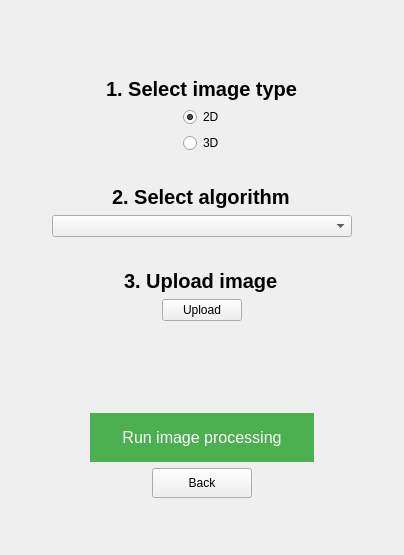
     <widget class="QWidget" name="selectConfiguration">
      <layout class="QGridLayout" name="gridLayout_3">
       <item row="9" column="1" alignment="Qt::AlignHCenter">
        <widget class="QLabel" name="uploadImageLabel">
         <property name="styleSheet">
          <string notr="true">font-weight: bold;
font-size: 20px;
margin-left:50%; 
margin-right:50%;</string>
         </property>
         <property name="text">
          <string>3. Upload image</string>
         </property>
        </widget>
       </item>
       <item row="10" column="1" alignment="Qt::AlignHCenter">
        <widget class="QPushButton" name="uploadImageButton">
         <property name="maximumSize">
          <size>
           <width>200</width>
           <height>16777215</height>
          </size>
         </property>
         <property name="text">
          <string>Upload</string>
         </property>
        </widget>
       </item>
       <item row="12" column="1" alignment="Qt::AlignHCenter">
        <widget class="QLabel" name="imagePreview">
         <property name="enabled">
          <bool>true</bool>
         </property>
         <property name="minimumSize">
          <size>
           <width>60</width>
           <height>60</height>
          </size>
         </property>
         <property name="maximumSize">
          <size>
           <width>60</width>
           <height>60</height>
          </size>
         </property>
         <property name="styleSheet">
          <string notr="true"/>
         </property>
         <property name="text">
          <string/>
         </property>
         <property name="scaledContents">
          <bool>false</bool>
         </property>
         <property name="alignment">
          <set>Qt::AlignCenter</set>
         </property>
        </widget>
       </item>
       <item row="0" column="0" rowspan="17">
        <spacer name="horizontalSpacer_3">
         <property name="orientation">
          <enum>Qt::Horizontal</enum>
         </property>
         <property name="sizeHint" stdset="0">
          <size>
           <width>40</width>
           <height>20</height>
          </size>
         </property>
        </spacer>
       </item>
       <item row="0" column="1">
        <spacer name="verticalSpacer_3">
         <property name="orientation">
          <enum>Qt::Vertical</enum>
         </property>
         <property name="sizeHint" stdset="0">
          <size>
           <width>20</width>
           <height>40</height>
          </size>
         </property>
        </spacer>
       </item>
       <item row="0" column="2" rowspan="17">
        <spacer name="horizontalSpacer_4">
         <property name="orientation">
          <enum>Qt::Horizontal</enum>
         </property>
         <property name="sizeHint" stdset="0">
          <size>
           <width>40</width>
           <height>20</height>
          </size>
         </property>
        </spacer>
       </item>
       <item row="15" column="1">
        <spacer name="verticalSpacer_4">
         <property name="orientation">
          <enum>Qt::Vertical</enum>
         </property>
         <property name="sizeHint" stdset="0">
          <size>
           <width>20</width>
           <height>40</height>
          </size>
         </property>
        </spacer>
       </item>
       <item row="6" column="1" alignment="Qt::AlignHCenter">
        <widget class="QLabel" name="selectAlgorithmLabel">
         <property name="styleSheet">
          <string notr="true">font-weight: bold;
font-size: 20px;
margin-left:50%; 
margin-right:50%;</string>
         </property>
         <property name="text">
          <string>2. Select algorithm</string>
         </property>
        </widget>
       </item>
       <item row="1" column="1">
        <widget class="QLabel" name="statusLabel">
         <property name="styleSheet">
          <string notr="true">color: red;</string>
         </property>
         <property name="text">
          <string/>
         </property>
         <property name="alignment">
          <set>Qt::AlignCenter</set>
         </property>
        </widget>
       </item>
       <item row="8" column="1">
        <widget class="QLabel" name="label_4">
         <property name="minimumSize">
          <size>
           <width>0</width>
           <height>20</height>
          </size>
         </property>
         <property name="maximumSize">
          <size>
           <width>16777215</width>
           <height>20</height>
          </size>
         </property>
         <property name="text">
          <string/>
         </property>
        </widget>
       </item>
       <item row="3" column="1" alignment="Qt::AlignHCenter">
        <widget class="QRadioButton" name="radioButton2D">
         <property name="minimumSize">
          <size>
           <width>0</width>
           <height>20</height>
          </size>
         </property>
         <property name="layoutDirection">
          <enum>Qt::LeftToRight</enum>
         </property>
         <property name="styleSheet">
          <string notr="true">margin-left:50%; 
margin-right:50%;</string>
         </property>
         <property name="text">
          <string>2D</string>
         </property>
         <property name="checked">
          <bool>true</bool>
         </property>
        </widget>
       </item>
       <item row="2" column="1" alignment="Qt::AlignHCenter">
        <widget class="QLabel" name="selectImageLabel">
         <property name="styleSheet">
          <string notr="true">font-weight: bold;
font-size: 20px;
margin-left:50%; 
margin-right:50%;</string>
         </property>
         <property name="text">
          <string>1. Select image type</string>
         </property>
        </widget>
       </item>
       <item row="7" column="1" alignment="Qt::AlignHCenter">
        <widget class="QComboBox" name="selectAlgorithmComboBox">
         <property name="sizePolicy">
          <sizepolicy hsizetype="Fixed" vsizetype="Fixed">
           <horstretch>0</horstretch>
           <verstretch>0</verstretch>
          </sizepolicy>
         </property>
         <property name="minimumSize">
          <size>
           <width>300</width>
           <height>0</height>
          </size>
         </property>
         <property name="maximumSize">
          <size>
           <width>400</width>
           <height>16777215</height>
          </size>
         </property>
         <property name="styleSheet">
          <string notr="true"/>
         </property>
        </widget>
       </item>
       <item row="13" column="1" alignment="Qt::AlignHCenter">
        <widget class="QPushButton" name="runButton">
         <property name="enabled">
          <bool>true</bool>
         </property>
         <property name="styleSheet">
          <string notr="true">  background-color: #4CAF50; /* Green */
  border: none;
  color: white;
  padding: 15px 32px;
  text-align: center;
  text-decoration: none;
  display: inline-block;
  font-size: 16px;</string>
         </property>
         <property name="text">
          <string>Run image processing</string>
         </property>
        </widget>
       </item>
       <item row="11" column="1" alignment="Qt::AlignHCenter">
        <widget class="QLabel" name="uploadedImagePath">
         <property name="text">
          <string/>
         </property>
        </widget>
       </item>
       <item row="5" column="1">
        <widget class="QLabel" name="label_3">
         <property name="minimumSize">
          <size>
           <width>0</width>
           <height>20</height>
          </size>
         </property>
         <property name="maximumSize">
          <size>
           <width>16777215</width>
           <height>20</height>
          </size>
         </property>
         <property name="text">
          <string/>
         </property>
        </widget>
       </item>
       <item row="4" column="1" alignment="Qt::AlignHCenter">
        <widget class="QRadioButton" name="radioButton3D">
         <property name="minimumSize">
          <size>
           <width>0</width>
           <height>20</height>
          </size>
         </property>
         <property name="styleSheet">
          <string notr="true">margin-left:50%; margin-right:50%;</string>
         </property>
         <property name="text">
          <string>3D</string>
         </property>
        </widget>
       </item>
       <item row="14" column="1" alignment="Qt::AlignHCenter">
        <widget class="QPushButton" name="backToChooseLayer">
         <property name="sizePolicy">
          <sizepolicy hsizetype="Fixed" vsizetype="Fixed">
           <horstretch>0</horstretch>
           <verstretch>0</verstretch>
          </sizepolicy>
         </property>
         <property name="minimumSize">
          <size>
           <width>100</width>
           <height>30</height>
          </size>
         </property>
         <property name="maximumSize">
          <size>
           <width>100</width>
           <height>30</height>
          </size>
         </property>
         <property name="text">
          <string>Back</string>
         </property>
        </widget>
       </item>
      </layout>
     </widget>
